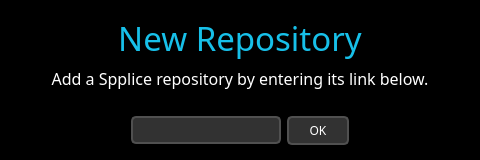
<?xml version="1.0" encoding="UTF-8"?>
<ui version="4.0">
 <class>RepoDialog</class>
 <widget class="QDialog" name="RepoDialog">
  <property name="geometry">
   <rect>
    <x>0</x>
    <y>0</y>
    <width>480</width>
    <height>160</height>
   </rect>
  </property>
  <property name="windowTitle">
   <string>New Repository</string>
  </property>
  <property name="styleSheet">
   <string notr="true">#RepoDialog {
	background-color: #000000;
}
#DialogTitle {
	color: #17C0E9;
}
#DialogText {
	color: #ffffff;
}
#RepoURL, #DialogButton {
	background: rgb(50, 50, 50);
	color: #ffffff;
	border: 2px solid rgb(80, 80, 80);
	padding: 4px 20px;
	border-radius: 5px;
}</string>
  </property>
  <layout class="QVBoxLayout" name="verticalLayout">
   <property name="leftMargin">
    <number>25</number>
   </property>
   <property name="topMargin">
    <number>15</number>
   </property>
   <property name="rightMargin">
    <number>25</number>
   </property>
   <property name="bottomMargin">
    <number>15</number>
   </property>
   <item>
    <widget class="QLabel" name="DialogTitle">
     <property name="sizePolicy">
      <sizepolicy hsizetype="Expanding" vsizetype="Fixed">
       <horstretch>0</horstretch>
       <verstretch>0</verstretch>
      </sizepolicy>
     </property>
     <property name="font">
      <font>
       <family>Quicksand Medium</family>
       <pointsize>25</pointsize>
       <weight>50</weight>
       <bold>false</bold>
      </font>
     </property>
     <property name="text">
      <string>New Repository</string>
     </property>
     <property name="alignment">
      <set>Qt::AlignCenter</set>
     </property>
    </widget>
   </item>
   <item>
    <widget class="QLabel" name="DialogText">
     <property name="font">
      <font>
       <family>Quicksand Medium</family>
       <pointsize>12</pointsize>
       <weight>50</weight>
       <bold>false</bold>
      </font>
     </property>
     <property name="text">
      <string>Add a Spplice repository by entering its link below.</string>
     </property>
     <property name="alignment">
      <set>Qt::AlignHCenter|Qt::AlignTop</set>
     </property>
    </widget>
   </item>
   <item>
    <layout class="QHBoxLayout" name="ButtonLayout">
     <property name="topMargin">
      <number>0</number>
     </property>
     <item>
      <spacer name="SpacerR">
       <property name="orientation">
        <enum>Qt::Horizontal</enum>
       </property>
       <property name="sizeHint" stdset="0">
        <size>
         <width>40</width>
         <height>20</height>
        </size>
       </property>
      </spacer>
     </item>
     <item>
      <widget class="QLineEdit" name="RepoURL"/>
     </item>
     <item>
      <widget class="QPushButton" name="DialogButton">
       <property name="font">
        <font>
         <family>Quicksand Medium</family>
        </font>
       </property>
       <property name="text">
        <string>OK</string>
       </property>
       <property name="flat">
        <bool>true</bool>
       </property>
      </widget>
     </item>
     <item>
      <spacer name="SpacerL">
       <property name="orientation">
        <enum>Qt::Horizontal</enum>
       </property>
       <property name="sizeHint" stdset="0">
        <size>
         <width>40</width>
         <height>20</height>
        </size>
       </property>
      </spacer>
     </item>
    </layout>
   </item>
  </layout>
 </widget>
 <resources/>
 <connections/>
</ui>
